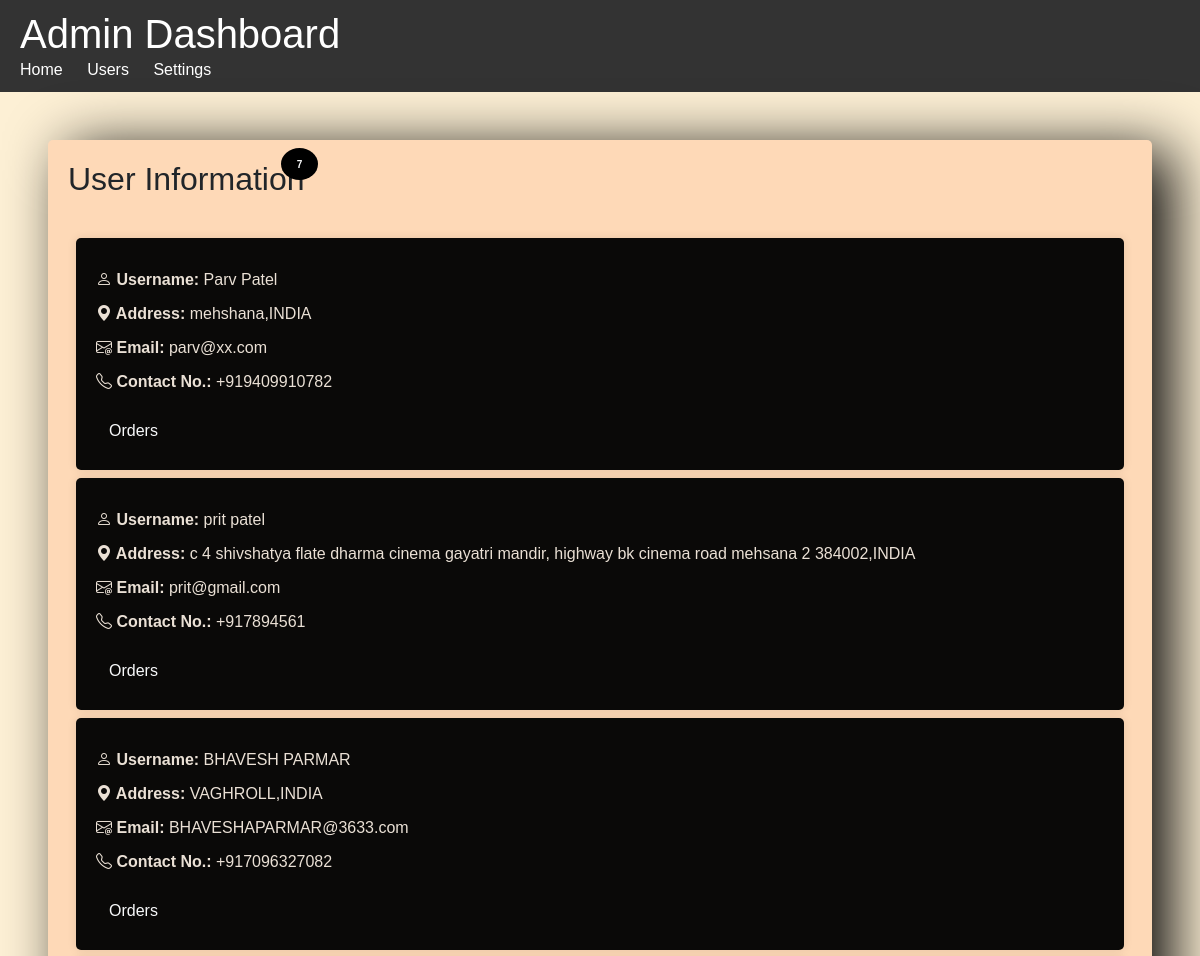
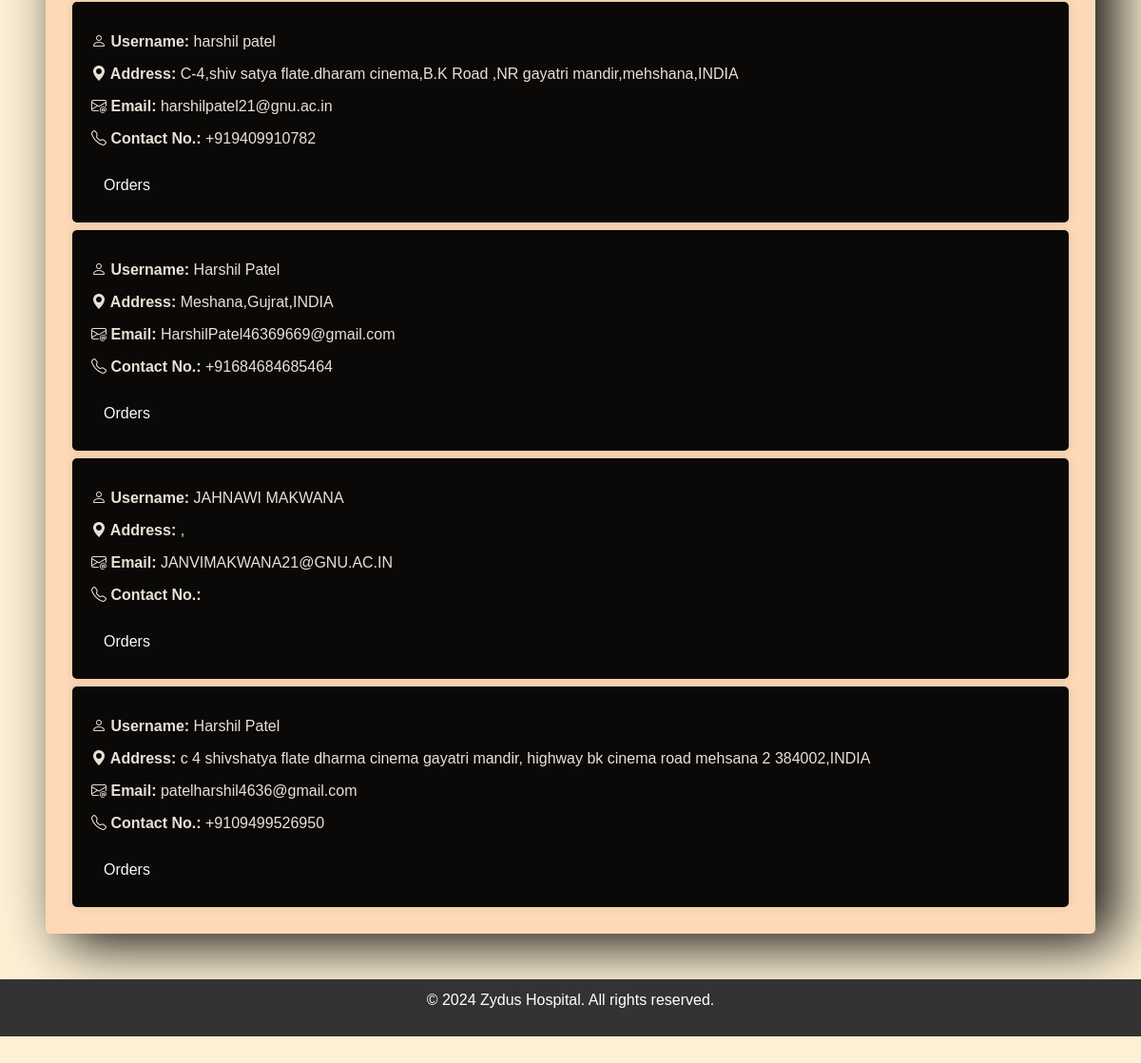
/Admin/CheckUsers.php, run on the app's committed database (2 pictures, top to bottom).
### tables this page shows
CREATE TABLE IF NOT EXISTS `reg` (
  `F_NAME` varchar(20) NOT NULL,
  `L_NAME` varchar(20) NOT NULL,
  `EMAIL` varchar(50) NOT NULL,
  `PASS` varchar(14) NOT NULL,
  `ADD` varchar(300) NOT NULL,
  `CONTACT_NO` varchar(15) NOT NULL,
  `COUNTRY` varchar(200) NOT NULL,
  PRIMARY KEY (`EMAIL`)
);

### Admin/CheckUsers.php (the view, shortened to what this page needs)
<?php include('../Helpers/ServerConnect.php'); ?>
<!DOCTYPE html>
<html lang="en">
<head>
    <?php include('../Helpers/LINKS.php'); ?>
</head>
<body class="body" style="background-color:#fdf0d5;">
    <?php
     include('Header.php');
     $AllData=$con->query("SELECT * FROM reg");
?>
    <div class="m-5">
    <div class="container main-content" style="background-color: #fed9b7;">
        <h2 class="d-flex">User Information </h2> <span class="px-3 fw-bolder text-light" style="position: relative; left: 20%; font-size:x-small; bottom:3.5rem; background: #000000; padding: 1%; border-radius:100%;">
            <?php echo $AllData->num_rows; ?>
        </span>
        <?php
        if ($AllData->num_rows > 0) {
            while ($row = $AllData->fetch_assoc()) {
        ?>
         <div class="user-info m-2 " style="background-color:#0a0908; color: #eae0d5;">
            <p><strong><i class="bi bi-person"></i> Username:</strong> <?php echo $row['F_NAME']." ".$row['L_NAME']; ?></p>
            <p><strong><i class="bi bi-geo-alt-fill"></i> Address:</strong> <?php echo $row['ADD'].",".$row['COUNTRY']; ?></p>
            <p><strong><i class="bi bi-envelope-at"></i> Email:</strong> <?php echo $row['EMAIL']; ?></p>
            <p><strong><i class="bi bi-telephone"></i> Contact No.:</strong> <?php echo $row['CONTACT_NO']; ?></p>
      <button class="btn text-light  mt-2 " style="">Orders</button>
        </div>
        <?php
            }
        }
        ?>
    </div>
    </div>
  <?php
  include('Footer.php');
  ?>
</body>
</html>

### Helpers/LINKS.php (shortened to what this page needs)
<link rel="stylesheet" href="styles.css" />
     <link rel="stylesheet" href="https://cdn.jsdelivr.net/npm/bootstrap-icons@1.11.3/font/bootstrap-icons.min.css">
     <link href="https://cdn.jsdelivr.net/npm/bootstrap@5.0.2/dist/css/bootstrap.min.css" rel="stylesheet"
>
     <link rel="stylesheet" href="https://cdn.jsdelivr.net/npm/bootstrap-icons@1.10.5/font/bootstrap-icons.css">
     <link href="https://cdn.jsdelivr.net/npm/bootstrap@5.0.2/dist/css/bootstrap.min.css" rel="stylesheet"
>
     <link rel="stylesheet" href="style.css">

### Admin/Header.php (shortened to what this page needs)
<nav>
        <div class="container">
            <h1>Admin Dashboard</h1>
            <ul>
                <li><a href="#">Home</a></li>
                <li><a href="#">Users</a></li>
                <li><a href="#">Settings</a></li>
            </ul>
        </div>
    </nav>

### Admin/Footer.php (shortened to what this page needs)
<footer>
        <div class="container">
            <p>&copy; 2024 Zydus Hospital. All rights reserved.</p>
        </div>
    </footer>

### styles.css (style rules this page uses)
footer { text-align: center; margin-bottom: 2rem; }

### Helpers/LINKS.php (style rules this page uses)
body { animation: Fade-in 0.5s ease-out forwards ; }

### Admin/CheckUsers.php (style rules this page uses)
.user-info { background-color: #f9f9f9; padding: 20px; border-radius: 5px; box-shadow: 0 0 10px rgba(0, 0, 0, 0.1); transition:all 0.5s ; }
.user-info p { margin: 10px 0; }
.user-info strong { font-weight: bold; }
body { font-family: Arial, sans-serif; margin: 0; padding: 0; background-color: #f4f4f4; }
.container { max-width: 1200px; margin: 0 auto; padding: 0 20px; }
.main-content { background-color: #fff; padding: 20px; margin-top: 20px; border-radius: 5px; box-shadow: 0 0 10px rgba(0, 0, 0, 0.1); }
body { transition: all 1s; }
.main-content { box-shadow: 20px 10px 60px #0a0908; }

### Admin/Header.php (style rules this page uses)
nav { background-color: #333; color: #fff; padding: 10px 0; }
nav h1 { margin: 0; }
nav ul { list-style: none; padding: 0; margin: 0; }
nav ul li { display: inline; margin-right: 20px; }
nav ul li a { color: #fff; text-decoration: none; transition: color 0.3s ease; }

### Admin/Footer.php (style rules this page uses)
footer { background-color: #333; color: #fff; padding: 10px 0; text-align: center; position: static; bottom: 0; width: 100%; }

### data on the page
reg: F_NAME "Parv", L_NAME "Patel", ADD "mehshana", COUNTRY "INDIA", EMAIL "parv@xx.com", CONTACT_NO "+919409910782"
reg: F_NAME "prit", L_NAME "patel", ADD "c 4 shivshatya flate dharma cinema gayatri mandir, highway bk cinema road mehsana 2 384002", COUNTRY "INDIA", EMAIL "prit@gmail.com", CONTACT_NO "+917894561"
reg: F_NAME "BHAVESH", L_NAME "PARMAR", ADD "VAGHROLL", COUNTRY "INDIA", EMAIL "BHAVESHAPARMAR@3633.com", CONTACT_NO "+917096327082"
reg: F_NAME "harshil", L_NAME "patel", ADD "C-4,shiv satya flate.dharam cinema,B.K Road ,NR gayatri mandir,mehshana", COUNTRY "INDIA", EMAIL "harshilpatel21@gnu.ac.in", CONTACT_NO "+919409910782"
reg: F_NAME "Harshil", L_NAME "Patel", ADD "Meshana,Gujrat", COUNTRY "INDIA", EMAIL "HarshilPatel46369669@gmail.com", CONTACT_NO "+91684684685464"
reg: F_NAME "JAHNAWI", L_NAME "MAKWANA", EMAIL "JANVIMAKWANA21@GNU.AC.IN"
reg: F_NAME "Harshil", L_NAME "Patel", ADD "c 4 shivshatya flate dharma cinema gayatri mandir, highway bk cinema road mehsana 2 384002", COUNTRY "INDIA", EMAIL "patelharshil4636@gmail.com", CONTACT_NO "+9109499526950"

### other printed values
$AllData->num_rows "7"
